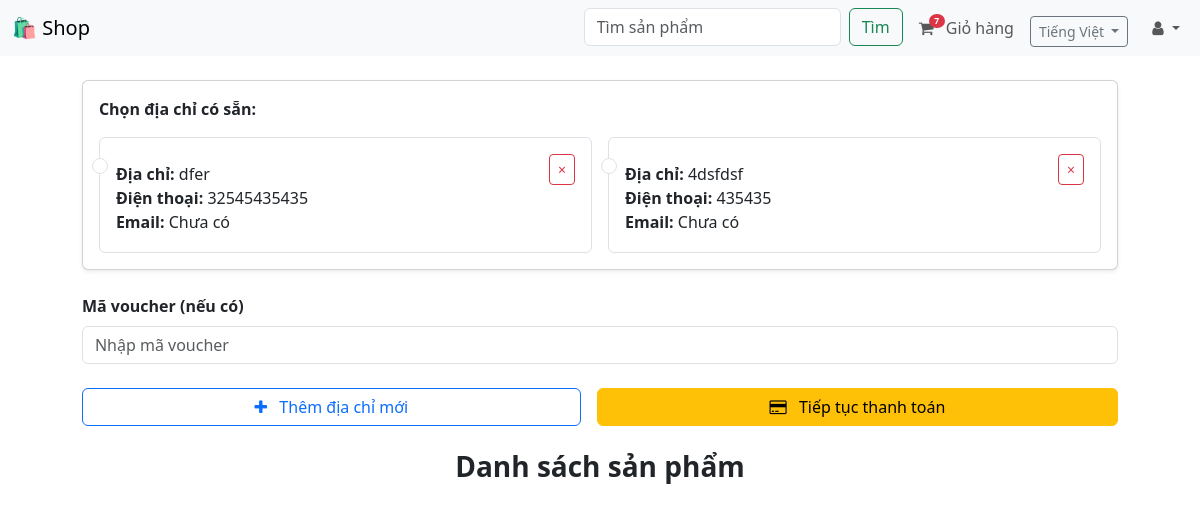
The app's page /vi/checkout/address/ (signed in) with its own data.
### fashion/models.py (models this page shows, shortened)
class UserContact(models.Model):
    user = models.ForeignKey(User, on_delete=models.CASCADE, related_name="contacts")
    address = models.TextField(verbose_name="Địa chỉ nhận hàng")
    contact_phone = models.CharField(max_length=20, verbose_name="Số điện thoại liên hệ")
    contact_email = models.EmailField(verbose_name="Email liên hệ", null=True, blank=True)
    is_default = models.BooleanField(default=False, verbose_name="Địa chỉ mặc định")

### fashion/views.py (the view, shortened to what this page needs)
# urls.py: path('checkout/address/', views.checkout_address_view, name='checkout_address'),
@login_required
def checkout_address_view(request):
    user = request.user
    items = _cart_items(request)
    if not items.exists():
        return redirect('cart')
    contacts = UserContact.objects.filter(user=user)
    item_ids_str = request.session.get("selected_items", "") or request.GET.get("selected_items")
    oderKey = request.session.get("oderKey", "") or request.GET.get("csrfmiddlewaretoken")
    item_ids = item_ids_str.split(",") if item_ids_str else []
    selected_items = items.filter(id__in=item_ids)
    total_price = sum(item.total_price() for item in selected_items)
    request.session['selected_items'] = ",".join(item_ids)
    request.session['total_price'] = int(total_price)
    request.session['items_ids_only'] = item_ids
    request.session['oderKey'] = oderKey
    return render(request, 'store/checkout_address.html', {
        'contacts': contacts,
        'items': selected_items,
        'itemIds': item_ids_str,
        'cart_item_count': items.count(),
    })

### fashion/views.py (called while the page is built)
def _cart_items(request):
    if request.user.is_authenticated:
        return CartItem.objects.filter(user=request.user)
    if not request.session.session_key:
        request.session.save()
    return CartItem.objects.filter(session_key=request.session.session_key)

### fashion/templates/store/checkout_address.html (shortened to what this page needs)
{% extends "store/base_shop.html" %}
{% load i18n %}
{% load static %}
{% load humanize %}
{% block content %}
<div class="container my-4">
  <form
    method="post"
    action="{% url 'checkout_address' %}"
    class="needs-validation"
    novalidate
  >
    {% if contacts %}
    <div class="card mb-4 p-3 shadow-sm">
      <p class="fw-semibold mb-3">{% trans "Chọn địa chỉ có sẵn:" %}</p>
      <div class="row row-cols-1 row-cols-md-2 g-3">
        {% for c in contacts %}
        <div class="col">
          <div class="form-check border rounded p-3 h-100 position-relative">
            <div
              class="position-absolute top-0 end-0 m-2"
              onsubmit="return confirm('Bạn chắc chắn muốn xóa địa chỉ này?');"
            >
              <button
                type="button"
                class="btn btn-sm btn-outline-danger px-2 py-1 position-absolute top-0 end-0 m-2"
                onclick="confirmDelete('{{ c.id }}')"
              >
                &times;
              </button>
            </div>
            <input
              class="form-check-input"
              type="radio"
              name="selected_contact"
              id="contact-{{ c.id }}"
              value="{{ c.id }}"
            />
            <label
              class="form-check-label d-block mt-2"
              for="contact-{{ c.id }}"
            >
              <strong>{% trans "Địa chỉ:" %}</strong> {{ c.address }}<br />
              <strong>{% trans "Điện thoại:" %}</strong> {{ c.contact_phone }}<br />
              <strong>{% trans "Email:" %}</strong> {{ c.contact_email|default:"Chưa có" }}
            </label>
          </div>
        </div>
        {% endfor %}
      </div>
    </div>
    {% else %}
    <div class="alert alert-info" role="alert">
      {% trans "Bạn chưa có địa chỉ nhận hàng nào. Vui lòng thêm địa chỉ mới:" %}
    </div>
    {% endif %}
    <div class="mb-4">
      <label for="voucher_code" class="form-label fw-semibold"
        >{% trans "Mã voucher (nếu có)" %}</label
      >
      <input
        type="text"
        name="voucher_code"
        id="voucher_code"
        class="form-control"
        placeholder='{% trans "Nhập mã voucher" %}'
      />
    </div>
    <div class="d-flex gap-3">
      <button
        type="button"
        class="btn btn-outline-primary flex-grow-1"
        data-bs-toggle="modal"
        data-bs-target="#addAddressModal"
      >
        <i class="fa fa-plus me-2"></i> {% trans "Thêm địa chỉ mới" %}
      </button>
      <button
        type="submit"
        name="action"
        value="checkout"
        class="btn btn-warning flex-grow-1"
      >
        <i class="fa fa-credit-card me-2"></i> {% trans "Tiếp tục thanh toán" %}
      </button>
    </div>
  </form>
</div>
<div class="list-group">
    <h3 class="text-center fw-bold mb-4">{% trans "Danh sách sản phẩm" %}</h3>
  </div>
{% endblock %}

### fashion/static/css/base_style.css (style rules this page uses)
body { font-size: 16px; margin: 0; padding: 0; box-sizing: border-box; }
.container { max-width: 95%; }

### records on screen
UserContact: address "dfer", contact_phone "32545435435", contact_email "Chưa có"
UserContact: address "4dsfdsf", contact_phone "435435", contact_email "Chưa có"

### other values on screen
{{ cart_item_count }} "7"
